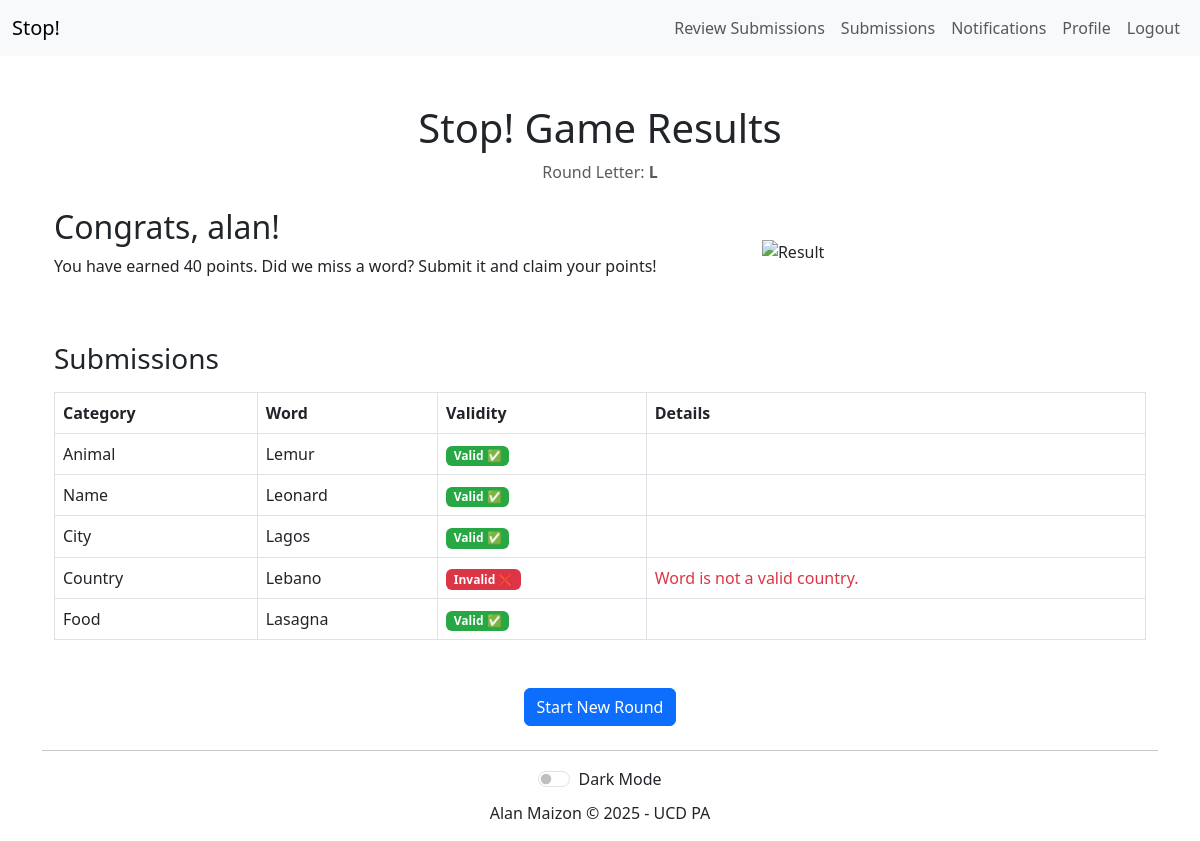
The app's page /game/results/220/ (signed in) with its own data.
### game/models.py (models this page shows, shortened)
class Round(models.Model):
    letter = models.CharField(max_length=1)
    created_at = models.DateTimeField(auto_now_add=True)
    is_active = models.BooleanField(default=True)

class Player(models.Model):
    user = models.OneToOneField(settings.AUTH_USER_MODEL, on_delete=models.CASCADE)
    score = models.PositiveIntegerField(default=0)

class Submission(models.Model):
    player = models.ForeignKey(Player, on_delete=models.CASCADE)
    round = models.ForeignKey(Round, on_delete=models.CASCADE)
    category = models.ForeignKey(Category, on_delete=models.CASCADE)
    word = models.CharField(max_length=100)
    is_valid = models.BooleanField(default=True)
    validation_message = models.CharField(max_length=255, blank=True)
    score_calculated = models.BooleanField(default=False)

class Category(models.Model):
    name = models.CharField(max_length=100)
    class Meta:
        verbose_name_plural = "Categories"

### user/models.py (models this page shows, shortened)
class User(AbstractUser):
    ROLE_CHOICES = (
        ('Admin', 'Admin'),
        ('Player', 'Player'),
    )
    role = models.CharField(max_length=10, choices=ROLE_CHOICES, default='Player')
    avatar = models.ImageField(upload_to='avatars/', blank=True, null=True)

### game/views.py (the view)
# urls.py: path('results/<int:round_id>/', views.show_results, name='results'),
@login_required
def show_results(request, round_id):
    round_obj = get_object_or_404(Round, id=round_id)
    submissions = Submission.objects.filter(round=round_obj).select_related('player', 'category')
    player = submissions.first().player if submissions.exists() else None
    player_score = 0
    all_correct = True
    for category in Category.objects.all():
        player_words = submissions.filter(player=player, category=category)
        if player_words.exists():
            word = player_words.first().word
            if submissions.filter(category=category, word=word, is_valid=True).count() == 1:
                player_score += 10
            else:
                all_correct = False
        else:
            all_correct = False
    if all_correct:
        player_score *= 2
    if player and not submissions.filter(score_calculated=True).exists():
        player.score += player_score
        player.save()
        submissions.update(score_calculated=True)
    return render(request, 'game/results.html', {
        'round': round_obj,
        'player_score': player_score,
        'all_correct': all_correct,
        'submissions': submissions,
        'player': player,
    })

### game/templates/game/results.html
{% extends 'base.html' %}
{% load static %}
{% load custom_filters %}
{% block content %}
    <div class="container mt-5">
        <h1 class="text-center">Stop! Game Results</h1>
        <p class="text-center text-muted">Round Letter: <strong>{{ round.letter }}</strong></p>
        <div class="mt-4 d-flex align-items-center">
            <div class="ml-3">
                {% if all_correct %}
                    <h2>Awesome, {{ player.user.username }}!</h2>
                    <p>You answered all questions correctly and earned DOUBLE SCORE ({{ player_score }} points).</p>
                {% elif player_score > 0 %}
                    <h2>Congrats, {{ player.user.username }}!</h2>
                    <p>You have earned {{ player_score }} points. Did we miss a word? Submit it and claim your points!</p>
                {% else %}
                    <h2>Apologies!</h2>
                    <p>You did not make any matches. Did we miss a word? Submit it and claim your points!</p>
                {% endif %}
            </div>
            <div class="col-md-3 text-center d-flex align-items-center justify-content-center">
                <div>
                    <img id="result-image" src="{% static 'player1.gif' %}" alt="Result" data-score="{{ player_score }}" data-allcorrect="{{ all_correct|yesno:'true,false' }}" style="height: 200px; width: auto">
                </div>
            </div>
        </div>
        {% if player_score > 0 %}
            <div class="mt-5">
                <h3>Submissions</h3>
                <table class="table table-bordered table-hover mt-3">
                    <thead class="thead-light">
                        <tr>
                            <th>Category</th>
                            <th>Word</th>
                            <th>Validity</th>
                            <th>Details</th>
                        </tr>
                    </thead>
                    <tbody>
                        {% for submission in submissions %}
                            <tr>
                                <td>{{ submission.category.name }}</td>
                                <td>{{ submission.word }}</td>
                                <td>
                                    {% if submission.is_valid %}
                                        <span class="badge badge-success">Valid ✅</span>
                                    {% else %}
                                        <span class="badge badge-danger">Invalid ❌</span>
                                    {% endif %}
                                </td>
                                <td>
                                    {% if not submission.is_valid %}
                                        <span class="text-danger">{{ submission.validation_message }}</span>
                                    {% endif %}
                                </td>
                            </tr>
                        {% endfor %}
                    </tbody>
                </table>
            </div>
        {% endif %}
        <div class="text-center mt-5">
            <a href="{% url 'game:start' %}" class="btn btn-primary">Start New Round</a>
        </div>
    </div>
{% endblock %}

### game/static/game/css/styles.css (style rules this page uses)
:root { --valid-bg: #28a745; --valid-color: #ffffff; --invalid-bg: #dc3545; --invalid-color: #ffffff; --background-color: #f8f9fa; --text-color: #343a40; --table-bg: #ffffff; --table-striped-bg: #f2f2f2; --navbar-dark-background-color: #333; }
body { background-color: var(--background-color); color: var(--text-color); margin: 20px; }
.badge-success { background-color: var(--valid-bg); color: var(--valid-color); }
.badge-danger { background-color: var(--invalid-bg); color: var(--invalid-color); }
h1 { font-size: 2.5rem; color: var(--text-color); }

### records on screen
Round: letter "L"
Player: user.username "alan"
Submission: category.name "Animal", word "Lemur", is_valid "Valid ✅"
Submission: category.name "Name", word "Leonard", is_valid "Valid ✅"
Submission: category.name "City", word "Lagos", is_valid "Valid ✅"
Submission: category.name "Country", word "Lebano", is_valid "Invalid ❌", validation_message "Word is not a valid country."
Submission: category.name "Food", word "Lasagna", is_valid "Valid ✅"

### other values on screen
{{ player_score }} "40"
